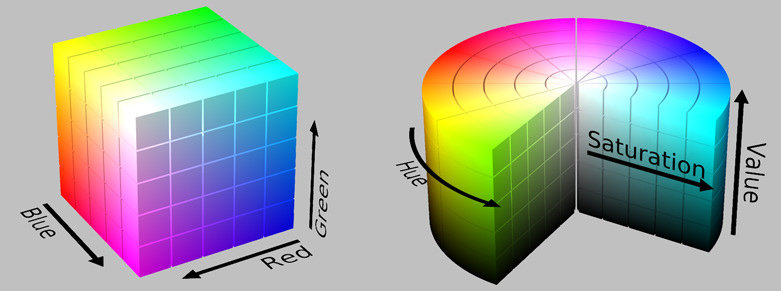
#> input picture hsv cube.png, 781 x 291 px, given in place of charmander.png, which was not available
$ python 'operação_de_soma.py'
#> lines starting #> are read from the running program, lines starting #| are printed output that depends on the picture; after the words box and inside, x2 and y2 are one past the last pixel; in counts of white or black regions, pixels touching at a corner belong together; pictures that were not available may be replaced by others from this repository, and a replacement may not be noted
# importando bibliotecas e autorizando o imshow
import numpy as np
import cv2
#from google.colab.patches import cv2_imshow

# importando uma imagem do disco para o colab
#from google.colab import files
#uploaded = files.upload()

#ler e exibir uma imagem
img = cv2.imread("charmander.png")
#> img is the input picture: shape (291, 781, 3); mean B, G, R 164.2, 165.5, 160.1
#yae = cv2.imread("yae.png")

#imprimindo a imagem
cv2.imshow("Charmander", img)
#cv2_imshow(yae)

cinza = cv2.cvtColor(img, cv2.COLOR_BGR2GRAY )
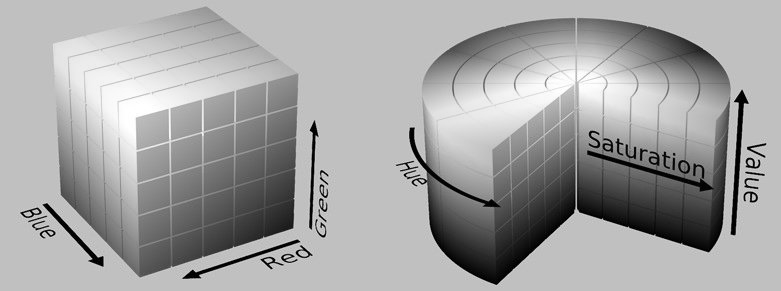
#> cinza: shape (291, 781); min 0, max 255, mean 163.8
cv2.imshow("Cinza", cinza)

valor = 50
cinza_com_valor = cinza

for i in range(cinza_com_valor.shape[0]):
  for j in range(cinza_com_valor.shape[1]):
    if(cinza_com_valor[i, j] + valor <= 255):
      cinza_com_valor[i, j] += valor
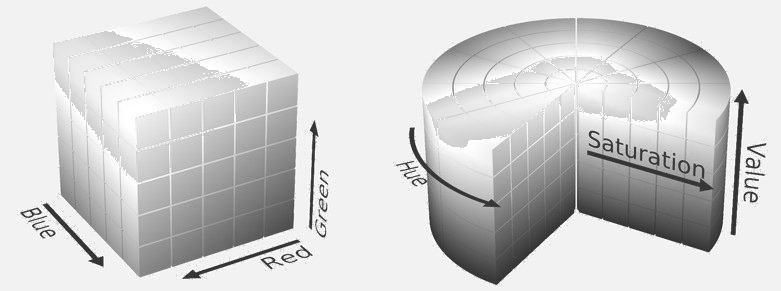
#> cinza_com_valor: shape (291, 781); min 50, max 255, mean 208.6

cv2.imshow("Cinza com valor", cinza_com_valor)

limear = 70

cinza = cv2.cvtColor(img, cv2.COLOR_BGR2GRAY )

for i in range(cinza.shape[0]):
  for j in range(cinza.shape[1]):
    if(cinza[i, j] > limear):
      cinza[i, j] =+ limear
    else:
      cinza[i, j] = 0
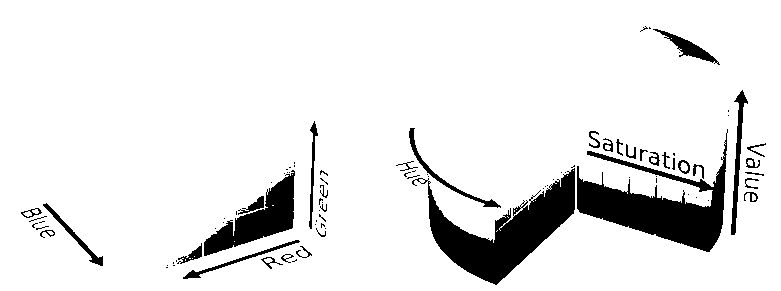
#> cinza: shape (291, 781); values 0 (black) and 70 (white), 90.7% white; 91 black regions (56 under 20 px), largest, box (x1, y1, x2, y2) and area: (412, 168, 575, 285) 6809, (577, 129, 728, 252) 6704, (204, 170, 295, 256) 2927

cv2.imshow("Cinza 1", cinza)

cinza = cv2.cvtColor(img, cv2.COLOR_BGR2GRAY )

for i in range(cinza.shape[0]):
  for j in range(cinza.shape[1]):
    if(cinza[i, j] > limear):
      cinza[i, j] = 255
    else:
      cinza[i, j] =+ limear

cv2.imshow("Cinza 2", cinza)

cinza = cv2.cvtColor(img, cv2.COLOR_BGR2GRAY )

for i in range(cinza.shape[0]):
  for j in range(cinza.shape[1]):
    if(cinza[i, j] > limear):
      cinza[i, j] = 255
    else:
      cinza[i, j] = 0

cv2.imshow("Cinza 3", cinza)

cinza = cv2.cvtColor(img, cv2.COLOR_BGR2GRAY )

for i in range(cinza.shape[0]):
  for j in range(cinza.shape[1]):
    if(cinza[i, j] > limear):
      cinza[i, j] = 0
    else:
      cinza[i, j] = 255

cv2.imshow("Cinza 4", cinza)

img_blur = img
img_blur = cv2.blur(img, (50, 50))
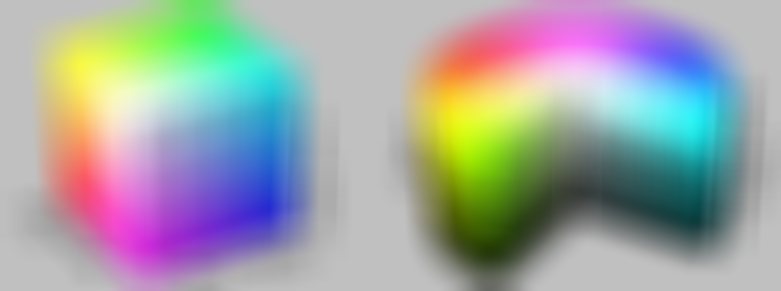
#> img_blur: shape (291, 781, 3); mean B, G, R 164.2, 165.5, 160.1

cv2.imshow("Blur", img_blur)
cv2.waitKey(0)
cv2.destroyAllWindows()
